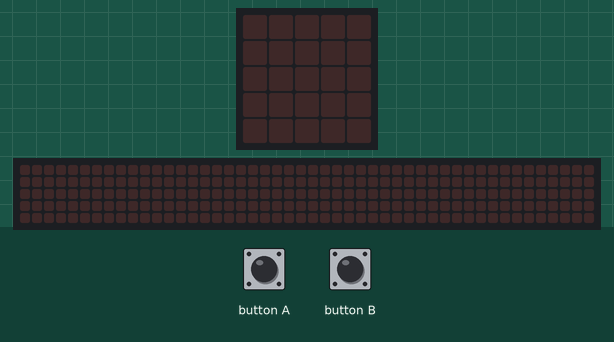
This program was run on a simulated BBC micro:bit running MicroPython. Shown: the board's 5×5 LED display, a strip that is not on the board, showing the scrolling text unrolled. The test bench sets the inputs (shaded band). Random numbers come from a fixed seed; the 48×5 strip is a reading aid, not a part: it shows the text the display is scrolling, unrolled, one strip-width of it at a time.

Above: at 1.2 s.
1.3 s: button A pressed for 0.15 s
At 4.2 s:
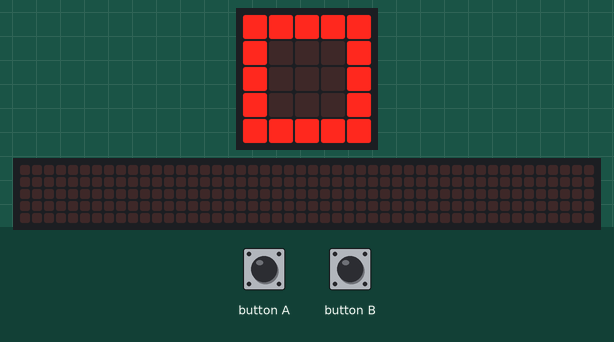
4.4 s: button B pressed for 0.15 s
At 4.47 s:
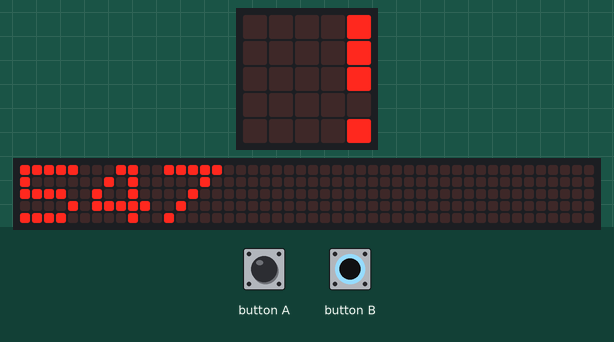
7.4 s: button A pressed for 1 s
11.4 s: button B pressed for 1 s
At 12.41 s:
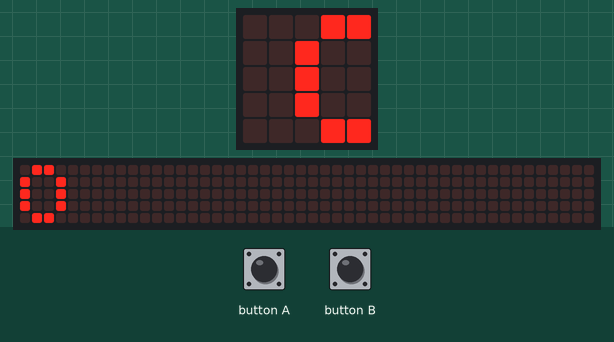
14.8 s: button A pressed for 0.15 s
At 17.4 s:
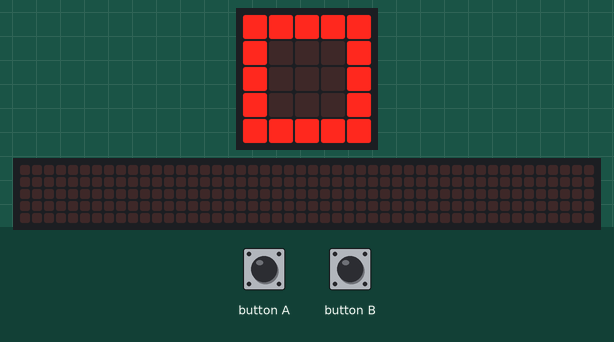
Timing chart, 0 to 18.9 s (numbered marks = the images above; inputs shaded):
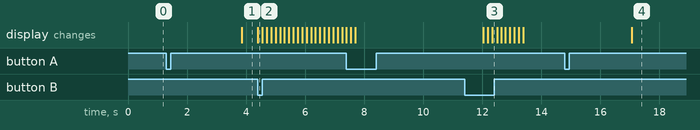

Measured:
- after the input at 1.3 s, the display: changes after 2.6 s (image 1)
- after the input at 4.4 s, the display: changes at once (image 2)
- after the input at 14.8 s, the display: changes after 2.3 s (image 4)

The program:

main.py
```python
from microbit import *
import random

inicio = 0
reacao = 0

while True:
    if button_a.was_pressed():
        display.clear()
        sleep(random.randint(2000, 5000))
        display.show(Image.SQUARE)
        inicio = running_time()
        while not button_b.is_pressed():
            sleep(1)
        reacao = running_time() - inicio
        display.scroll(reacao)
```
